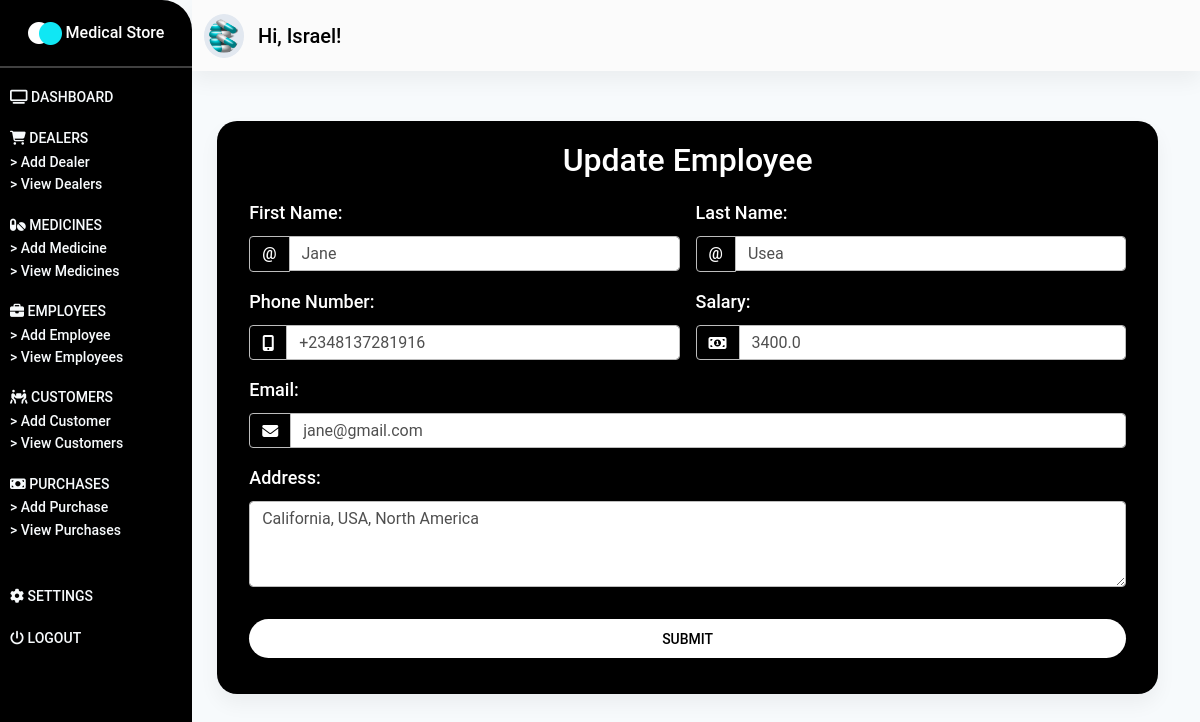
Screenshot of /employees/update-employee/1/ (signed in) with the database file from the repository.
### store/models.py (models this page shows, shortened)
class Employee(models.Model):
    emp_id = models.IntegerField()
    fname = models.CharField(max_length=100)
    lname = models.CharField(max_length=100)
    address = models.TextField()
    salary = models.FloatField()
    phone_number = models.CharField(max_length=15)
    email = models.CharField(max_length=50)

### store/views.py (the view, shortened to what this page needs)
# urls.py: path('employees/update-employee/<int:pk>/', update_employee, name="update-employee"),
@login_required(login_url="/login/")
def update_employee(request, pk):
    employee = Employee.objects.get(id=pk)
    form = UpdateEmployeeForm(instance=employee)
    context = {
        "form": form,
    }
    return render(request, "store/update-employee.html", context)

### store/templates/store/update-employee.html (shortened to what this page needs)
{% extends 'store/base.html' %}
{% load static %}
{% block content %}
    <section id="dashboard_section" class="dashboard_section">
        {% include "store/_dashboard-bar.html" %}
        <div class="container-fluid">
            <div class="add_dealer">
                <div class="employee__card card">
                    <p class="h2">
                        Update Employee
                    </p>
                    <div class="add__dealer__form">
                        <div class="container">
                            <form class="row g-3 needs-validation" method="POST">
                                <div class="col-md-6">
                                    <label for="validationCustomFirstName" class="form-label">
                                        First Name:
                                    </label>
                                    <div class="input-group">
                                        <span class="input-group-text" id="inputGroupPrepend">@</span>
                                        {{ form.fname }}
                                    </div>
                                </div>
                                <div class="col-md-6">
                                    <label for="validationCustomLastName" class="form-label">
                                        Last Name:
                                    </label>
                                    <div class="input-group">
                                        <span class="input-group-text" id="inputGroupPrepend">@</span>
                                        {{ form.lname }}
                                    </div>
                                </div>
                                <div class="col-md-6">
                                    <label for="validationPhoneNumber" class="form-label">
                                        Phone Number:
                                    </label>
                                    <div class="input-group">
                                        <span class="input-group-text" id="inputGroupPrepend">
                                            <i class="fa fa-mobile" aria-hidden="true"></i>
                                        </span>
                                        {{ form.phone_number }}
                                    </div>
                                </div>
                                <div class="col-md-6">
                                    <label for="validationSalary" class="form-label">
                                        Salary:
                                    </label>
                                    <div class="input-group">
                                        <span class="input-group-text" id="inputGroupPrepend">
                                            <i class="fa fa-money" aria-hidden="true"></i>
                                        </span>
                                        {{ form.salary }}
                                    </div>
                                </div>
                                <div class="col-md-12">
                                    <label for="validationEmail" class="form-label">
                                        Email:
                                    </label>
                                    <div class="input-group">
                                        <span class="input-group-text" id="inputGroupPrepend">
                                            <i class="fa fa-envelope" aria-hidden="true"></i>
                                        </span>
                                        {{ form.email }}
                                    </div>
                                </div>
                                <div class="col-md-12">
                                    <div class="form-group">
                                        <label for="validationAddress" class="form-label">
                                            Address:
                                        </label>
                                        {{ form.address }}
                                    </div>
                                </div>
                                <div class="col-12 pt-3">
                                    <div class="col-12 pb-3">
                                        <button class="btn btn-block login-button" type="submit">
                                            Submit
                                        </button>
                                    </div>
                                </div>
                            </form>
                        </div>
                    </div>
                </div>
            </div>
        </div>
    </section>
{% endblock content %}

### store/static/css/styles.css (style rules this page uses)
* { margin: 0%; padding: 0%; box-sizing: border-box; }
label.form-label { color: #fff !important; font-size: 18px; font-weight: 550; }
span.input-group-text { color: #fff !important; font-weight: 550; }
button.login-button { background-color: #fff; border-radius: 20px; font-size: 14px; font-weight: 550; color: #000 !important; }
section.dashboard_section { --bg-opacity: 1; background-color: #f7fafc; background-size: contain; }
div.add_dealer { margin-top: 50px; padding-bottom: 50px; }
div.dealer__card, div.medicine__card, div.employee__card, div.customer__card, div.purchase__card, div.confirm__card { padding: 20px; background-color: #000; width: 80%; margin: auto; margin-right: 30px; border-radius: 20px; }
div.dealer__card p.h2, div.medicine__card p.h2, div.employee__card p.h2, div.customer__card p.h2, div.purchase__card p.h2, div.confirm__card p.h2 { text-align: center; color: #fff; margin-bottom: 20px; font-weight: 550; }

### rows the page displays
Employee: fname "Jane", lname "Usea", phone_number "+2348137281916", salary "3400.0", email "jane@gmail.com", address "California, USA, North America"
